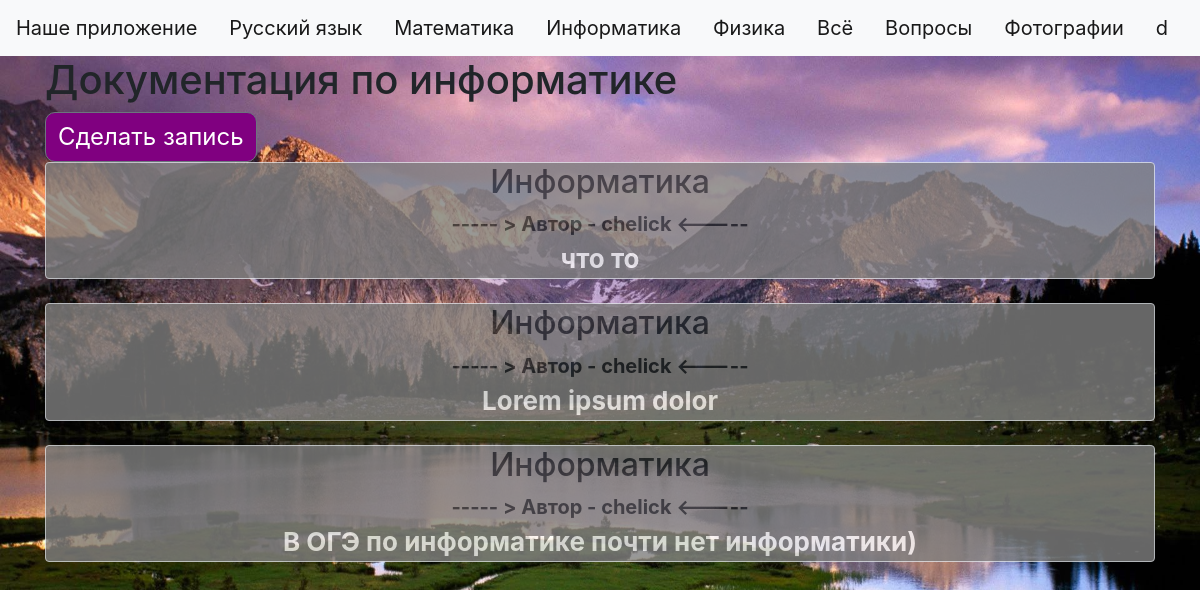
The page /ict.html (signed in) on the database its author committed.
### data/users.py (models this page shows, shortened)
class User(SqlAlchemyBase, UserMixin):
    __tablename__ = 'users'
    id = sqlalchemy.Column(sqlalchemy.Integer,
                           primary_key=True, autoincrement=True)
    name = sqlalchemy.Column(sqlalchemy.String, nullable=True)
    about = sqlalchemy.Column(sqlalchemy.String, nullable=True)
    email = sqlalchemy.Column(sqlalchemy.String,
                              index=True, unique=True, nullable=True)
    hashed_password = sqlalchemy.Column(sqlalchemy.String, nullable=True)
    created_date = sqlalchemy.Column(sqlalchemy.DateTime,
                                     default=datetime.datetime.now)
    news = orm.relationship("News", back_populates='user')

### data/news.py (models this page shows)
class News(SqlAlchemyBase):
    __tablename__ = 'news'
    id = sqlalchemy.Column(sqlalchemy.Integer,
                           primary_key=True, autoincrement=True)
    title = sqlalchemy.Column(sqlalchemy.String, nullable=True)
    content = sqlalchemy.Column(sqlalchemy.String, nullable=True)
    created_date = sqlalchemy.Column(sqlalchemy.DateTime,
                                     default=datetime.datetime.now)
    is_question = sqlalchemy.Column(sqlalchemy.Boolean, default=True)
    user_id = sqlalchemy.Column(sqlalchemy.Integer,
                                sqlalchemy.ForeignKey("users.id"))
    user = orm.relationship('User')
    answers = orm.relationship('Answer', back_populates='question', lazy='dynamic')

### main.py (the view)
@app.route("/ict.html")
def ict():
    db_sess = db_session.create_session()
    news = db_sess.query(News).filter(News.title == 'Информатика').filter(News.is_question != True)
    return render_template("ict.html", news=news, title='ICT Documentation')

### data/db_session.py (called while the page is built)
def create_session() -> Session:
    global __factory
    return __factory()

### main.py (called while the page is built)
@login_manager.user_loader
def load_user(user_id):
    db_sess = db_session.create_session()
    return db_sess.query(User).get(user_id)

### templates/ict.html (shortened to what this page needs)
{% extends "base.html" %}
{% block content %}
<h1>Документация по информатике</h1>
{% if current_user.is_authenticated %}
    <a href="news" class="btn btn-secondary btn-add">Сделать запись</a>
{% endif %}
{% for item in news%}
<div class="col-md6 border rounded" style="background-color: gray; opacity: .8;">
    <h2 style="text-align: center;">{{item.title}}</h2>
    <div style="font-size: 20px; text-align: center; font-weight: bold">
        ----- > Автор - {{item.user.name}} <-----
    </div>
    <div style="text-align: center; font-size: 26px; font-weight: bold; color: white;">
        {{item.content}}
    </div>
</div>
<br>
{% endfor %}
{% endblock %}

### templates/base.html (shortened to what this page needs)
<!doctype html>
<html lang="en">
<head>
    <link rel="stylesheet"
          href="https://stackpath.bootstrapcdn.com/bootstrap/4.4.1/css/bootstrap.min.css"
>
    <link rel="stylesheet" href="static/css/style.css">
</head>
<body style="background-image: url(static/img/backreg.jpg); background-size: cover">
<header>
    <nav class="navbar navbar-light bg-light">
        <a class="navbar-brand" href="index.html">Наше приложение</a>
        <a class="navbar-brand" href="rus.html">Русский язык</a>
        <a class="navbar-brand" href="math.html">Математика</a>
        <a class="navbar-brand" href="ict.html">Информатика</a>
        <a class="navbar-brand" href="phys.html">Физика</a>
        <a class="navbar-brand" href="allnews.html">Всё</a>
        <a class="navbar-brand" href="questions.html">Вопросы</a>
        <a class="navbar-brand" href="photos.html">Фотографии</a>
        {% if current_user.is_authenticated %}
    <a class="navbar-brand" href="/logout">{{ current_user.name }}</a>
{% else %}
    <p>
        <a class="btn btn-primary " href="/register">Зарегистрироваться</a>
        <a class="btn btn-success" href="/login">Войти</a>
    </p>
{% endif %}
    </nav>
</header>
<main role="main" class="container">
    {% block content %}{% endblock %}
</main>
</body>
</html>

### static/css/style.css (style rules this page uses)
.btn { background-color: purple; border-radius: 10px; transition: 0.7s; }
.btn-add { font-size: 24px; }

### rows shown on the page
User: name "d"
News: title "Информатика", user.name "chelick", content "что то"
News: title "Информатика", user.name "chelick", content "Lorem ipsum dolor"
News: title "Информатика", user.name "chelick", content "В ОГЭ по информатике почти нет информатики)"
